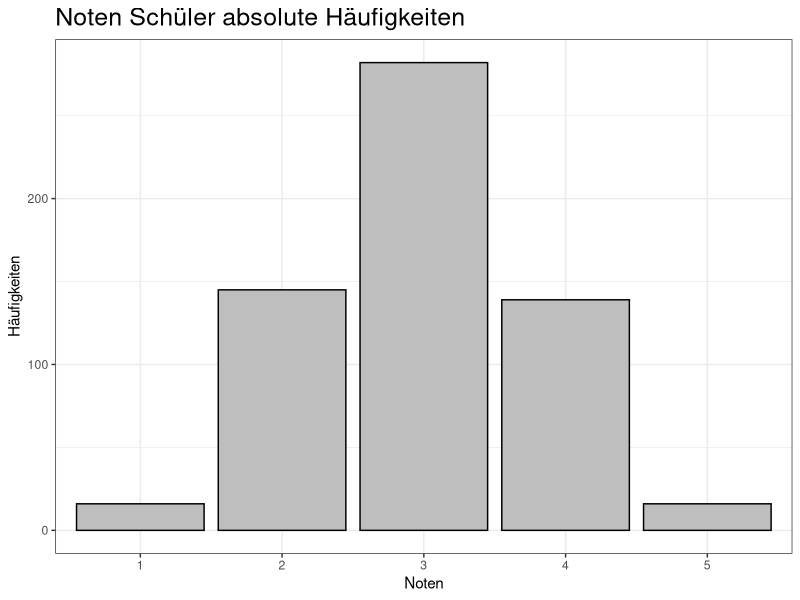
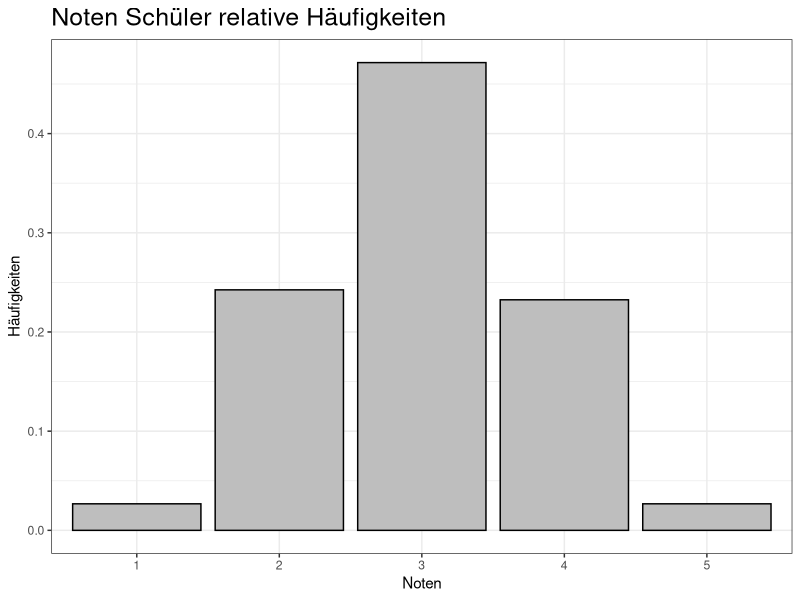
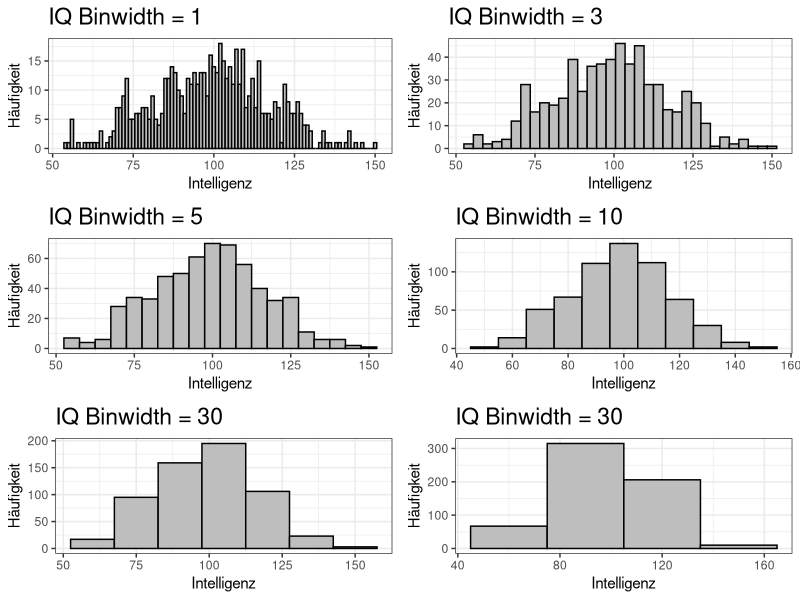

Write R code to recreate these figures, in order.
##################################################################
#
# 02_Univariate deskriptive Statistik 1
# Kapitel 5.1 - 5.3
#
# Albert-Ludwigs-Universität Freiburg
# Institut für Erziehungswissenschaft
# SS 2014
# Studienfach: Bildungswissenschaft und Bildungsmanagement (B.A.)
# Seminar: Statistik I
# 09.04.2014
#
###################################################################

library(ggplot2)
library(grid)
library(gridExtra)

# **************** 5.2 Tabellarische Darstellung von Häufigkeitsverteilungen *********

# 5.2
# Dataframe Noten
schueler <- as.data.frame(c(rep(1,16), rep(2,145), rep(3,282), rep(4,139), rep(5,16)))
# Der einzigen Spalte einen Namen geben
colnames(schueler) <- c("Noten")

# Barchart der absoluten Häufigkeiten
barNotenAbs <- ggplot(schueler, aes(factor(Noten))) + geom_bar(fill="grey", colour="black") + labs(title="Noten Schüler absolute Häufigkeiten", x="Noten", y="Häufigkeiten") + theme_bw() + theme(plot.title=element_text(size=18))
barNotenAbs

# Barchart der relativen Häufigkeiten
barNotenAbs <- ggplot(schueler, aes(factor(Noten))) + geom_bar(aes(y = (..count..)/sum(..count..)), fill="grey", colour="black") + labs(title="Noten Schüler relative Häufigkeiten", x="Noten", y="Häufigkeiten") + theme_bw() + theme(plot.title=element_text(size=18))
barNotenAbs

# Häufigkeiten absolut und relativ
prop.table(table(schueler$Noten))*100
table(schueler$Noten)
sum(prop.table(table(schueler$Noten))) # Sanity check, dass die Prozente auch 1 ergeben

# Percentile, Quantile und Median anzeigen
quantile(schueler$Noten, c(.25, .50, .75))
quantile(schueler$Noten, seq(0, 1, by = .1))


# **************** 5.3 Grafische Darstellung von Häufigkeitsverteilungen *************

# 5.3.2 Stamm-Blatt Diagramm
# IQ-Daten als Dataframe
iqStudie <- as.data.frame(c(85, 87, 88, 96, 96, 97, 101, 103, 124, 127))
colnames(iqStudie) <- c("IQ")
stem(iqStudie$IQ)

# 5.3.3 Histogram
# Intelligenzdaten
# Der folgende Vector erzeugt ähnliche Werte wie sie in Kapitel 5.3.3 (S. 66) dargestellt werden
iq <- c(54, sample(55:69, 21, replace=T), sample(70:84, 100, replace=T), sample(85:99, 174, replace=T), sample(100:114, 192, replace=T), sample(115:129, 92, replace=T), sample(130:144, 16, replace=T), 146, 150)
# Erzeuge Dataframe aus vector
iqStudie2 <- as.data.frame(iq)
colnames(iqStudie2) <- c("IQ")
#
# Create Histograms
# Binwidth = 1
histIQBar1 <- ggplot(iqStudie2, aes(x=IQ)) + geom_histogram(binwidth=1, colour="black", fill="grey") + labs(title="IQ Binwidth = 1", x="Intelligenz", y="Häufigkeit") + theme_bw() + theme(plot.title = element_text(size = rel(1.5)))
#
# Binwidth = 3
histIQBar2 <- ggplot(iqStudie2, aes(x=IQ)) + geom_histogram(binwidth=3, colour="black", fill="grey") + labs(title="IQ Binwidth = 3", x="Intelligenz", y="Häufigkeit") + theme_bw() + theme(plot.title = element_text(size = rel(1.5)))
#
# Bindwidth = 5
histIQBar3 <- ggplot(iqStudie2, aes(x=IQ)) + geom_histogram(binwidth=5, colour="black", fill="grey") + labs(title="IQ Binwidth = 5", x="Intelligenz", y="Häufigkeit") + theme_bw() + theme(plot.title = element_text(size = rel(1.5)))
#
# Binwidth = 10
histIQBar4 <- ggplot(iqStudie2, aes(x=IQ)) + geom_histogram(binwidth=10, colour="black", fill="grey") + labs(title="IQ Binwidth = 10", x="Intelligenz", y="Häufigkeit") + theme_bw() + theme(plot.title = element_text(size = rel(1.5)))
#
# Binwidth = 15
histIQBar5 <- ggplot(iqStudie2, aes(x=IQ)) + geom_histogram(binwidth=15, colour="black", fill="grey") + labs(title="IQ Binwidth = 30", x="Intelligenz", y="Häufigkeit") + theme_bw() + theme(plot.title = element_text(size = rel(1.5)))
#
# Bindwidth = 30
histIQBar6 <- ggplot(iqStudie2, aes(x=IQ)) + geom_histogram(binwidth=30, colour="black", fill="grey") + labs(title="IQ Binwidth = 30", x="Intelligenz", y="Häufigkeit") + theme_bw() + theme(plot.title = element_text(size = rel(1.5)))
#
grid.arrange(histIQBar1, histIQBar2, histIQBar3, histIQBar4, histIQBar5, histIQBar6, ncol=2)
